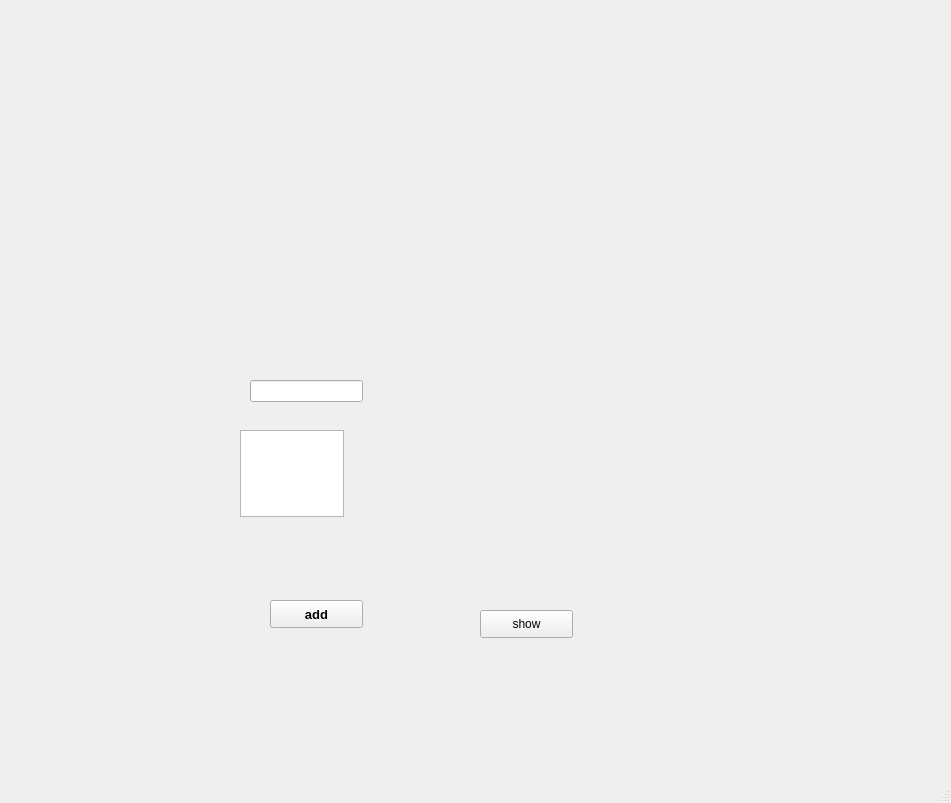
<?xml version="1.0" encoding="UTF-8"?>
<ui version="4.0">
 <class>MainWindow</class>
 <widget class="QMainWindow" name="MainWindow">
  <property name="geometry">
   <rect>
    <x>0</x>
    <y>0</y>
    <width>951</width>
    <height>803</height>
   </rect>
  </property>
  <property name="windowTitle">
   <string>MainWindow</string>
  </property>
  <widget class="QWidget" name="centralwidget">
   <widget class="QPushButton" name="button1">
    <property name="geometry">
     <rect>
      <x>270</x>
      <y>600</y>
      <width>93</width>
      <height>28</height>
     </rect>
    </property>
    <property name="font">
     <font>
      <family>Arial</family>
      <pointsize>10</pointsize>
      <weight>75</weight>
      <bold>true</bold>
     </font>
    </property>
    <property name="text">
     <string>add</string>
    </property>
   </widget>
   <widget class="QPushButton" name="pushButton_2">
    <property name="geometry">
     <rect>
      <x>480</x>
      <y>610</y>
      <width>93</width>
      <height>28</height>
     </rect>
    </property>
    <property name="text">
     <string>show</string>
    </property>
   </widget>
   <widget class="QLineEdit" name="lineEdit">
    <property name="geometry">
     <rect>
      <x>250</x>
      <y>380</y>
      <width>113</width>
      <height>22</height>
     </rect>
    </property>
   </widget>
   <widget class="QTextEdit" name="textEdit">
    <property name="geometry">
     <rect>
      <x>240</x>
      <y>430</y>
      <width>104</width>
      <height>87</height>
     </rect>
    </property>
   </widget>
  </widget>
  <widget class="QMenuBar" name="menubar">
   <property name="geometry">
    <rect>
     <x>0</x>
     <y>0</y>
     <width>951</width>
     <height>26</height>
    </rect>
   </property>
  </widget>
  <widget class="QStatusBar" name="statusbar"/>
 </widget>
 <resources/>
 <connections>
  <connection>
   <sender>button1</sender>
   <signal>clicked()</signal>
   <receiver>textEdit</receiver>
   <slot>clear()</slot>
   <hints>
    <hint type="sourcelabel">
     <x>323</x>
     <y>637</y>
    </hint>
    <hint type="destinationlabel">
     <x>322</x>
     <y>516</y>
    </hint>
   </hints>
  </connection>
  <connection>
   <sender>pushButton_2</sender>
   <signal>clicked()</signal>
   <receiver>lineEdit</receiver>
   <slot>copy()</slot>
   <hints>
    <hint type="sourcelabel">
     <x>522</x>
     <y>654</y>
    </hint>
    <hint type="destinationlabel">
     <x>343</x>
     <y>419</y>
    </hint>
   </hints>
  </connection>
  <connection>
   <sender>button1</sender>
   <signal>clicked()</signal>
   <receiver>lineEdit</receiver>
   <slot>clear()</slot>
   <hints>
    <hint type="sourcelabel">
     <x>270</x>
     <y>646</y>
    </hint>
    <hint type="destinationlabel">
     <x>259</x>
     <y>408</y>
    </hint>
   </hints>
  </connection>
 </connections>
</ui>
